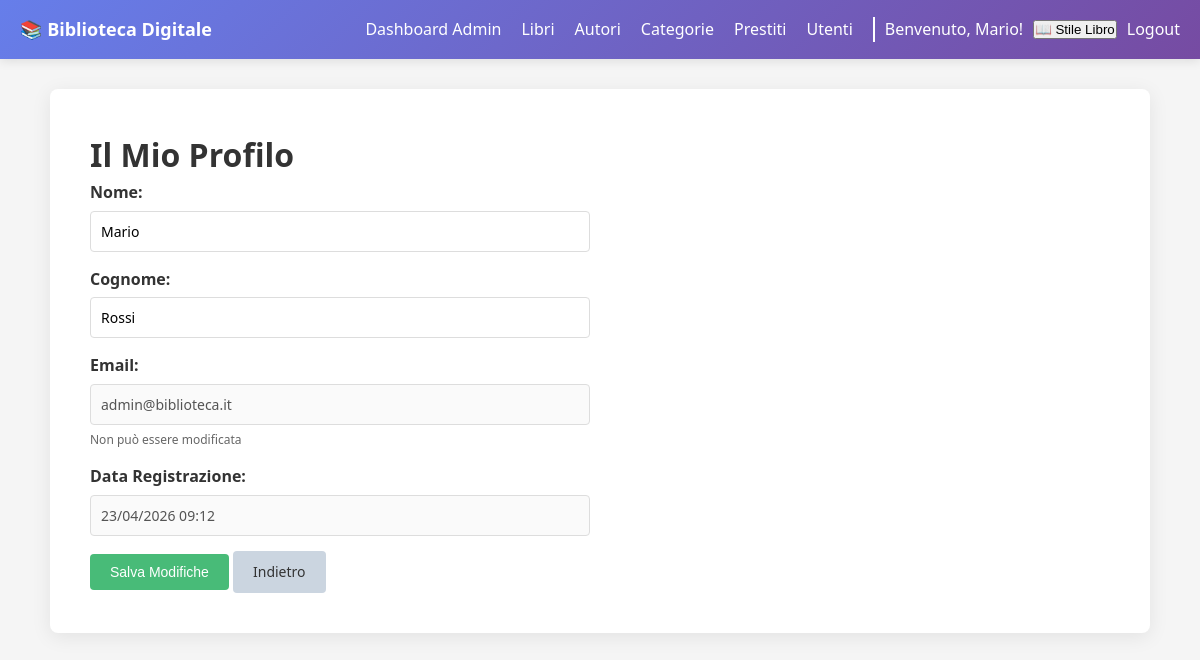
/user/profilo.php (signed in), run on the app's committed database.
### tables this page shows
CREATE TABLE IF NOT EXISTS utenti (
    id INT AUTO_INCREMENT PRIMARY KEY,
    nome VARCHAR(100) NOT NULL,
    cognome VARCHAR(100) NOT NULL,
    email VARCHAR(150) UNIQUE NOT NULL,
    password VARCHAR(255) NOT NULL,
    ruolo ENUM('utente', 'admin') DEFAULT 'utente',
    data_registrazione DATETIME DEFAULT CURRENT_TIMESTAMP,
    attivo BOOLEAN DEFAULT TRUE
);

### user/profilo.php (the view, shortened to what this page needs)
<?php
require_once '../config/database.php';
$user_id = $_SESSION['user_id'];
$stmt = $conn->prepare("SELECT * FROM utenti WHERE id = ?");
$stmt->bind_param("i", $user_id);
$stmt->execute();
$utente = $stmt->get_result()->fetch_assoc();
?>
<!DOCTYPE html>
<html lang="it">
<head>
    <link rel="stylesheet" href="../assets/css/style.css">
</head>
<body>
    <?php include '../includes/navbar.php'; ?>
    <div class="container">
        <h1>Il Mio Profilo</h1>
        <form method="POST" style="max-width: 500px;">
            <div class="form-group">
                <label>Nome:</label>
                <input type="text" name="nome" value="<?php echo $utente['nome']; ?>" required>
            </div>
            <div class="form-group">
                <label>Cognome:</label>
                <input type="text" name="cognome" value="<?php echo $utente['cognome']; ?>" required>
            </div>
            <div class="form-group">
                <label>Email:</label>
                <input type="email" value="<?php echo $utente['email']; ?>" disabled>
                <small>Non può essere modificata</small>
            </div>
            <div class="form-group">
                <label>Data Registrazione:</label>
                <input type="text" value="<?php echo date('d/m/Y H:i', strtotime($utente['data_registrazione'])); ?>" disabled>
            </div>
            <button type="submit" class="btn btn-success">Salva Modifiche</button>
            <a href="dashboard.php" class="btn btn-secondary">Indietro</a>
        </form>
    </div>
</body>
</html>

### assets/css/style.css (style rules this page uses)
* { margin: 0; padding: 0; box-sizing: border-box; }
body { font-family: 'Segoe UI', Tahoma, Geneva, Verdana, sans-serif; line-height: 1.6; background-color: #f5f5f5; color: #333; }
.container { max-width: 1100px; margin: 30px auto; padding: 40px; background: white; border-radius: 8px; box-shadow: 0 4px 20px rgba(0,0,0,0.08); }
.form-group { margin-bottom: 15px; }
.form-group label { display: block; margin-bottom: 5px; font-weight: bold; color: #333; }
.form-group input, .form-group select, .form-group textarea { width: 100%; padding: 10px; border: 1px solid #ddd; border-radius: 4px; font-size: 14px; font-family: inherit; }
.form-group small { display: block; color: #666; font-size: 12px; margin-top: 5px; }
.btn { display: inline-block; padding: 10px 20px; text-decoration: none; border-radius: 4px; cursor: pointer; border: none; font-size: 14px; font-weight: 500; transition: all 0.3s; }
.btn-success { background: #48bb78; color: white; }
.btn-secondary { background: #cbd5e0; color: #333; }

### data on the page
utenti: nome "Mario", cognome "Rossi", email "admin@biblioteca.it", data_registrazione "23/04/2026 09:12"

### other printed values
SITE_NAME "Biblioteca Digitale"
$_SESSION['nome'] "Mario"
